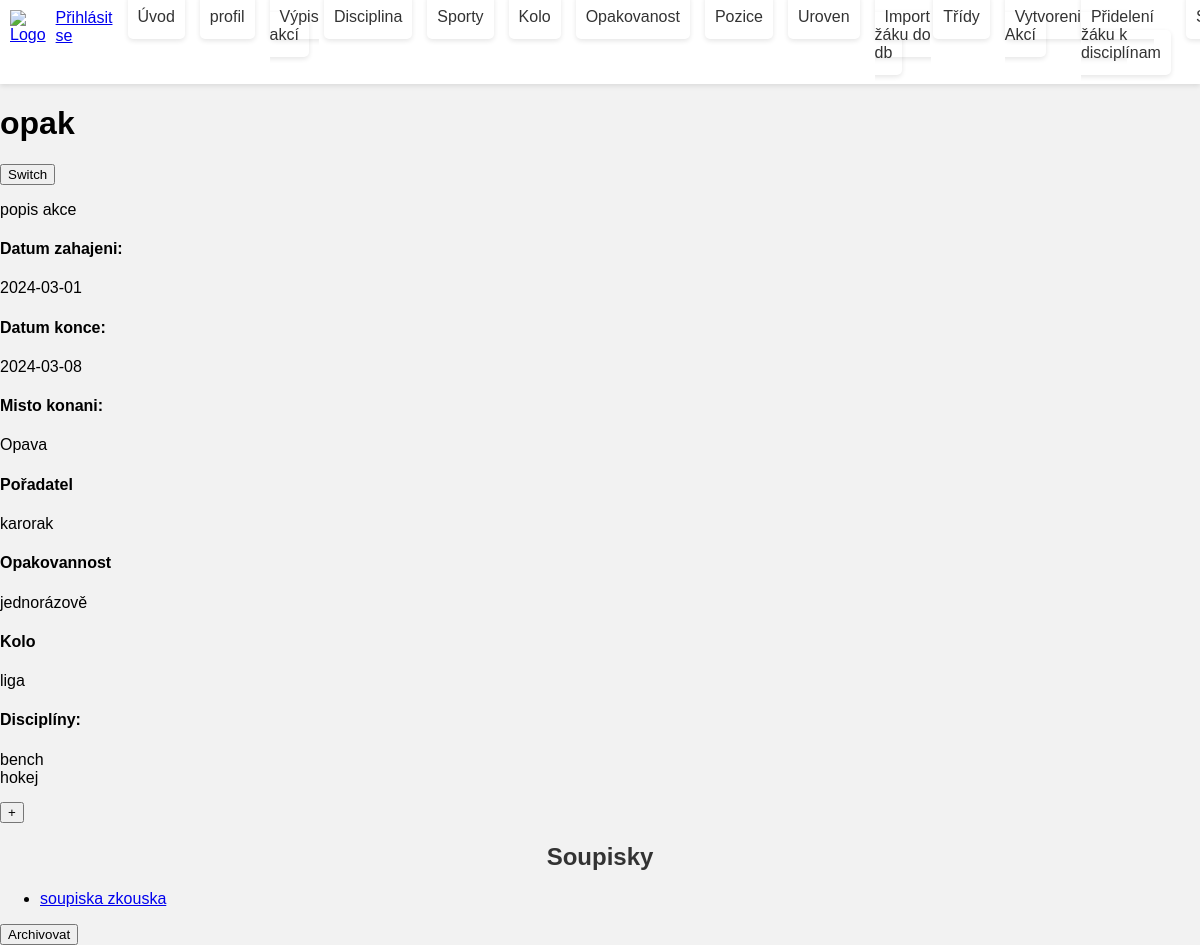
/akce?ia=6, run on the app's committed database.
### tables this page shows
CREATE TABLE `akce` (
  `id_akce` int(3) NOT NULL,
  `nazev_akce` varchar(30) NOT NULL,
  `datum_zahajeni` date NOT NULL,
  `datum_konce` date DEFAULT NULL,
  `misto_kon` varchar(100) NOT NULL,
  `poradatel` varchar(100) DEFAULT NULL,
  `popisek_akce` text NOT NULL,
  `pritomni_uc` varchar(70) DEFAULT NULL,
  `shrnuti` varchar(100) DEFAULT NULL,
  `archivovano` tinyint(1) DEFAULT NULL,
  `id_opak` int(3) DEFAULT NULL,
  `id_kolo` int(3) DEFAULT NULL
);

CREATE TABLE `opakovanost` (
  `id_opak` int(3) NOT NULL,
  `nazev_opak` varchar(30) DEFAULT NULL
);

CREATE TABLE `kolo` (
  `id_kolo` int(3) NOT NULL,
  `nazev_kolo` varchar(30) DEFAULT NULL
);

CREATE TABLE `disciplina` (
  `id_disc` int(3) NOT NULL,
  `id_sport` int(3) NOT NULL,
  `nazev_disc` varchar(50) NOT NULL
);

CREATE TABLE `soupiska` (
  `id_soup` int(3) NOT NULL,
  `id_akce` int(3) NOT NULL,
  `nazev_skupiny` varchar(50) NOT NULL,
  `vys_s` text DEFAULT NULL
);

### kontrolery/Kontroler.php (called while the page is built, shortened)
<?php
abstract class Kontroler {
    protected $pohled = "";
    public function vypisPohled() {
        require "pohledy/{$this->pohled}.phtml";
    }
}

### index.php (called while the page is built, shortened)
<?php
$smerovac = new SmerovacKontroler();
$smerovac->zpracuj([$_SERVER["REQUEST_URI"]]);
$smerovac->vypisPohled();

### kontrolery/AkceKontroler.php (called while the page is built, shortened)
<?php
class AkceKontroler extends Kontroler {
    public function zpracuj($parametry) {
        $idTetoAkce=$_GET['ia'];
        $modelAkce= new ModelyAkce;
        $modelAkcedisc = new ModelyAkce_disc;
        $modelDisciplin = new ModelyDisciplina;
        $modelSoupiska  = new ModelySoupiska;
        $modelKolo = new ModelyKolo();
        $akce=$modelAkce->vratVsechnyAkce();
        foreach($akce as $a){
            if($idTetoAkce == $a["id_akce"]){
                $konkretniAkce= [
                    'id_akce' => $a["id_akce"],
                    'nazev_akce' => $a['nazev_akce'],
                    'datum_zahajeni' => $a['datum_zahajeni'],
                    'datum_konce' => $a['datum_konce'],
                    'misto_kon' => $a['misto_kon'],
                    'popisek_akce' => $a['popisek_akce'],
                    'pritomni_uc' => $a['pritomni_uc'],
                    'archivovano' => $a['archivovano'],
                    'shrnuti' => $a['shrnuti'],
                    'poradatel' => $a['poradatel'],
                    'id_opak' => $a['id_opak'],
                'id_kolo' => $a['id_kolo'],
                ];
            }
        }
        $akcedisc =  $modelAkcedisc->vratVsechnyAkce_disc();
        $disc=$modelDisciplin->vratVsechnyDiscipliny();
        $soup=$modelSoupiska->vratVsechnySoupisky();
        $modelOpak = new ModelyOpakovanost();
        $opak = $modelOpak->vratVsechnyOpak();
        $kolo = $modelKolo->vratVsechnyKolo();
    }
}

### modely/ModelyAkce.php (called while the page is built, shortened)
<?php
class ModelyAkce{
    public function vratVsechnyAkce() {
        $sql = "
            SELECT *
            FROM akce
        ";
        $akce = Db::dotazVsechny($sql);
        return $akce;
      }
}
?>

### modely/Db.php (called while the page is built, shortened)
<?php
class Db {
  private static $spojeni;
  private static $nastaveni = array(
		PDO::ATTR_ERRMODE => PDO::ERRMODE_EXCEPTION,
		PDO::ATTR_EMULATE_PREPARES => false,
	);
  public static function pripoj($server, $uzivatel, $heslo, $databaze)
  {
	  if (!isset(self::$spojeni))
      {
        $dsn = "mysql:host=$server;dbname=$databaze;charset=utf8";
			 self::$spojeni = new PDO(
				$dsn,
				$uzivatel,
				$heslo,
				self::$nastaveni
			 );
	  }
	}
  public static function dotazVsechny($dotaz, $parametry = array()) {
		$navrat = self::$spojeni->prepare($dotaz);
		$navrat->execute($parametry);
		return $navrat->fetchAll();
	}
}

### kontrolery/SmerovacKontroler.php (called while the page is built, shortened)
<?php
class SmerovacKontroler extends Kontroler {
  public function zpracuj($parametry) {
     $url = $parametry[0];
     $castiCesty = $this->parsujURL($url);
     if (empty($castiCesty[0])) {
        $this->presmeruj("uvod");
     }
     else {
          $castNazvuKontroleru = array_shift($castiCesty);
          $nazevKontroleru = $this->pomlckyDoVelbloudiNotace($castNazvuKontroleru)
                              . "Kontroler";
          if (file_exists("kontrolery/$nazevKontroleru.php")) {
            $this->kontroler = new $nazevKontroleru;
            $this->kontroler->zpracuj($castiCesty);
          } else {
            $this->presmeruj("chyba");
          }
     }
  }
  private function pomlckyDoVelbloudiNotace($text) {
      $text = str_replace("-", " ", $text);
      $text = ucwords($text);
      $text = str_replace(" ", "", $text);
      return $text;
  }
  private function parsujURL($url) {
      $naparsovanaURL = parse_url($url);
      $cesta = $naparsovanaURL["path"];
      $cesta = ltrim($cesta, "/");
      $cesta = trim($cesta);
      $rozdelenaCesta = explode("/", $cesta);
      return $rozdelenaCesta;
  }
}
?>

### modely/ModelyOpakovanost.php (called while the page is built, shortened)
<?php
class ModelyOpakovanost{
    public function vratVsechnyOpak() {
        $sql = "
            SELECT *
            FROM opakovanost
        ";
        $opak = Db::dotazVsechny($sql);
        return $opak;
      }
}
?>

### modely/ModelyKolo.php (called while the page is built, shortened)
<?php
class ModelyKolo{
    public function vratVsechnyKolo() {
        $sql = "
            SELECT *
            FROM kolo
        ";
        $kolo = Db::dotazVsechny($sql);
        return $kolo;
      }
}
?>

### modely/ModelyAkce_disc.php (called while the page is built, shortened)
<?php
class ModelyAkce_disc{
    public function vratVsechnyAkce_disc() {
        $sql = "
            SELECT *
            FROM akce_disc
        ";
        $akce_disc = Db::dotazVsechny($sql);
        return $akce_disc;
    }
}
?>

### modely/ModelyDisciplina.php (called while the page is built, shortened)
<?php
class ModelyDisciplina{
    public function vratVsechnyDiscipliny() {
        $sql = "
            SELECT *
            FROM disciplina
        ";
        $disciplina = Db::dotazVsechny($sql);
        return $disciplina;
      }
}
?>

### modely/ModelySoupiska.php (called while the page is built, shortened)
<?php
class ModelySoupiska{
    public function vratVsechnySoupisky() {
        $sql = "
            SELECT *
            FROM soupiska
        ";
        $soupiska = Db::dotazVsechny($sql);
        return $soupiska;
    }
}
?>

### pohledy/akce.phtml (the view, shortened to what this page needs)
<!DOCTYPE html>
<html lang="en">
    <head>
            </head>
    <body>
        <h1><?php echo $konkretniAkce['nazev_akce'];?></h1>
        <?php if ($konkretniAkce["archivovano"] == 0): ?>
            <button id="switch">Switch</button>
        <?php endif; ?>
        <div id="vypis">
            <?php echo '<p>'.$konkretniAkce['popisek_akce'].'</p>';?>
            <h4>Datum zahajeni: </h4>
            <?php echo $konkretniAkce['datum_zahajeni']; ?>
            <h4>Datum konce: </h4>
            <?php echo $konkretniAkce['datum_konce']; ?>
            <h4>Misto konani: </h4>
            <?php echo $konkretniAkce['misto_kon']; ?>
            <h4>Pořadatel</h4>
            <?php echo $konkretniAkce['poradatel']?>
            <div>
                <h4>Opakovannost</h4>
                <?php
                foreach ($this->data["opak"] as $opak){
                    if($konkretniAkce["id_opak"] == $opak["id_opak"]){
                        echo $opak["nazev_opak"];
                    }
                }
                ?>
            </div>
            <div>
                <h4>Kolo</h4>
                <?php
                foreach ($this->data["kolo"] as $kolo){
                    if($konkretniAkce["id_kolo"] == $kolo["id_kolo"]){
                        echo $kolo["nazev_kolo"];
                    }
                }
                ?>
            </div>
            <div>
                <h4>Disciplíny:</h4>
                <?php foreach ($this->data['akcedisc'] as $ad):
                    if($ad['id_akce'] == $konkretniAkce['id_akce']){
                        foreach ($this->data['disc'] as $disc):
                            if($ad['id_disc'] == $disc['id_disc']){
                                    echo $disc['nazev_disc']."<br>";
                        }
                        endforeach;
                    }
                endforeach; ?>
            </div>
            <div>
                <?php if ($konkretniAkce["archivovano"] == 0): ?>
                    <div>
                        <a href="vytvorsoupisku?ia=<?php echo $konkretniAkce['id_akce']; ?>"><button type="button">+</button></a>
                        <h2>Soupisky</h2>
                        <ul>
                            <?php foreach ($this->data["soup"] as $soup): ?>
                                <?php if($soup['id_akce']==$konkretniAkce['id_akce']){ ?>
                                    <li>
                                        <a href="soupiska?is=<?php echo $soup['id_soup']; ?>"><?= $soup['nazev_skupiny'];?></a>
                                    </li>
                                <?php }?>
                            <?php endforeach; ?>
                        </ul>
                    </div>
                <?php endif; ?>
            </div>
        </div>
        <a href="archiv?iar=<?php echo $konkretniAkce['id_akce']; ?>">
            <?php if ($konkretniAkce["archivovano"] == 0): ?>
                <button type="button">Archivovat</button>
            <?php endif; ?>
        </a>
        <link href="https://cdn.jsdelivr.net/npm/select2@4.1.0-rc.0/dist/css/select2.min.css" rel="stylesheet" />
    </body>
</html>

### pohledy/styly.css (style rules this page uses)
body { margin: 0; font-family: 'Arial', sans-serif; }
body { font-family: 'Arial', sans-serif; background-color: #f2f2f2; margin: 0; }
h2 { text-align: center; color: #333; }
div { margin-bottom: 15px; }

### data on the page
akce: nazev_akce "opak", popisek_akce "popis akce", datum_zahajeni "2024-03-01", datum_konce "2024-03-08", misto_kon "Opava", poradatel "karorak"
opakovanost: nazev_opak "jednorázově"
kolo: nazev_kolo "liga"
disciplina: nazev_disc "bench"
disciplina: nazev_disc "hokej"
soupiska: nazev_skupiny "soupiska zkouska"
